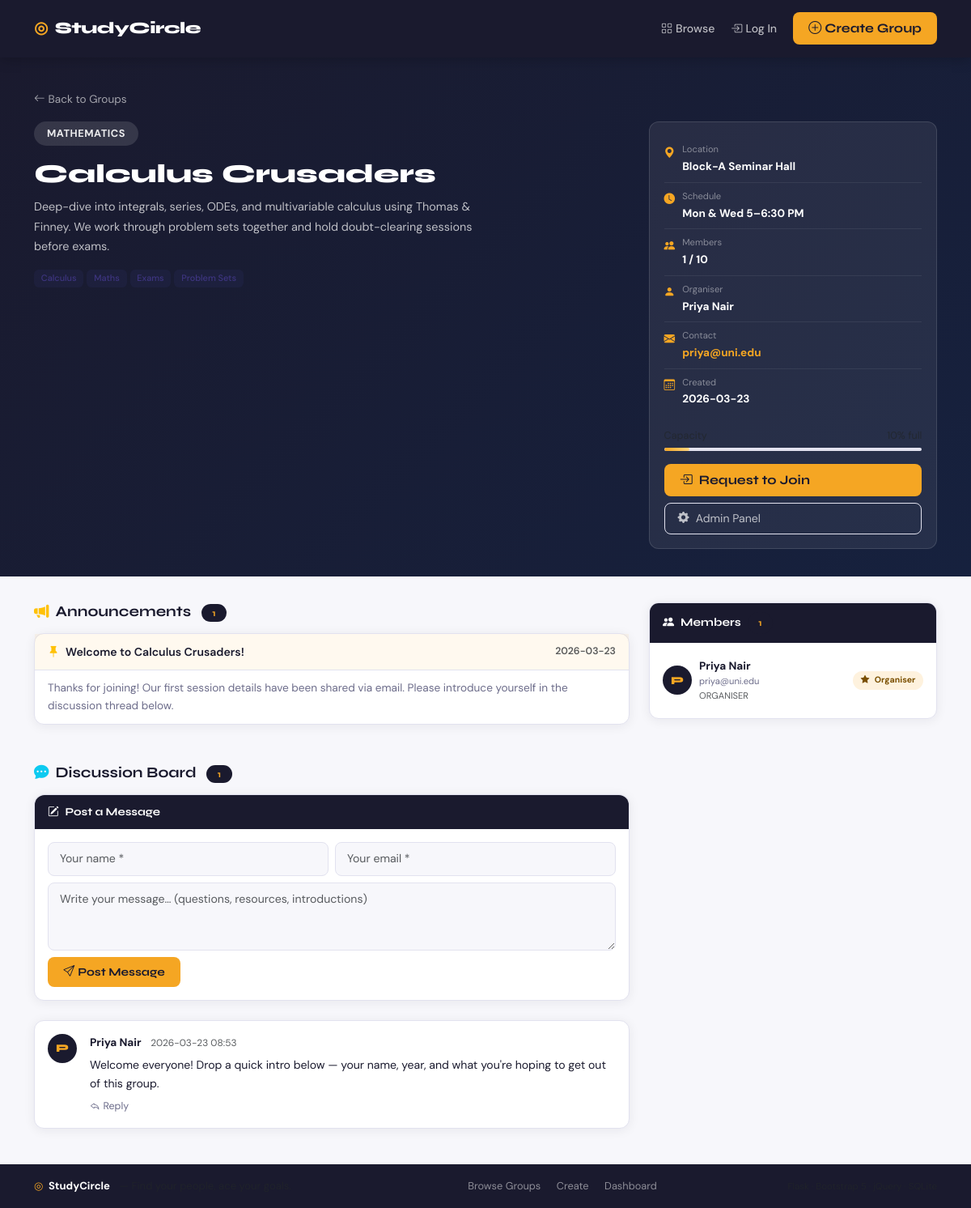
The page /group/2 on the database as committed earlier.
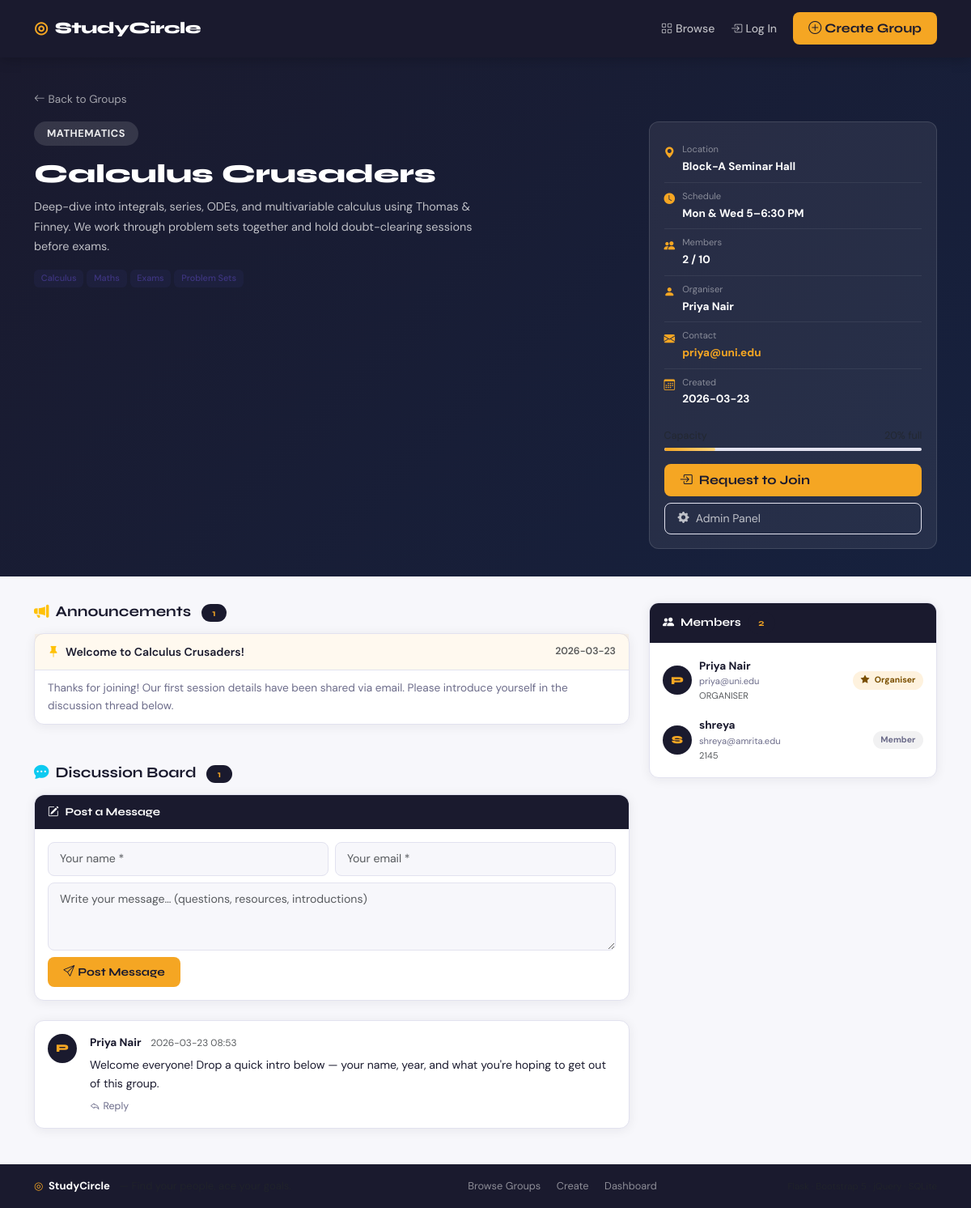
The same page on the database as committed later.
### tables this page shows
CREATE TABLE study_groups (
        id            INTEGER PRIMARY KEY AUTOINCREMENT,
        name          TEXT    NOT NULL,
        subject       TEXT    NOT NULL,
        description   TEXT    NOT NULL,
        location      TEXT    NOT NULL,
        schedule      TEXT    NOT NULL,
        max_members   INTEGER NOT NULL DEFAULT 10,
        organiser     TEXT    NOT NULL,
        contact_email TEXT    NOT NULL,
        tags          TEXT    DEFAULT '',
        status        TEXT    DEFAULT 'open',
        created_at    TEXT    NOT NULL
    );

CREATE TABLE announcements (
        id        INTEGER PRIMARY KEY AUTOINCREMENT,
        group_id  INTEGER NOT NULL REFERENCES study_groups(id) ON DELETE CASCADE,
        title     TEXT    NOT NULL,
        body      TEXT    NOT NULL,
        posted_at TEXT    NOT NULL
    );

CREATE TABLE discussions (
        id         INTEGER PRIMARY KEY AUTOINCREMENT,
        group_id   INTEGER NOT NULL REFERENCES study_groups(id) ON DELETE CASCADE,
        author     TEXT    NOT NULL,
        email      TEXT    NOT NULL,
        message    TEXT    NOT NULL,
        parent_id  INTEGER DEFAULT NULL,
        posted_at  TEXT    NOT NULL
    );

CREATE TABLE members (
        id            INTEGER PRIMARY KEY AUTOINCREMENT,
        group_id      INTEGER NOT NULL REFERENCES study_groups(id) ON DELETE CASCADE,
        full_name     TEXT    NOT NULL,
        email         TEXT    NOT NULL,
        student_id    TEXT    NOT NULL,
        role          TEXT    DEFAULT 'member',
        joined_at     TEXT    NOT NULL
    );

### app.py (the view)
@app.route("/group/<int:gid>")
def group_detail(gid):
    db    = get_db()
    group = db.execute("SELECT * FROM study_groups WHERE id=?", (gid,)).fetchone()
    if not group:
        abort(404)
    mc      = member_count(db, gid)
    pc      = pending_count(db, gid)
    members = db.execute(
        "SELECT * FROM members WHERE group_id=? ORDER BY role DESC, joined_at", (gid,)
    ).fetchall()
    announcements = db.execute(
        "SELECT * FROM announcements WHERE group_id=? ORDER BY posted_at DESC", (gid,)
    ).fetchall()
    top_posts = db.execute(
        "SELECT * FROM discussions WHERE group_id=? AND parent_id IS NULL ORDER BY posted_at DESC",
        (gid,)
    ).fetchall()
    replies_raw = db.execute(
        "SELECT * FROM discussions WHERE group_id=? AND parent_id IS NOT NULL ORDER BY posted_at",
        (gid,)
    ).fetchall()
    replies = {}
    for r in replies_raw:
        replies.setdefault(r["parent_id"], []).append(dict(r))
    is_organiser = (
        current_user() and
        current_user().lower() == group["contact_email"].lower()
    )
    return render_template("group_detail.html",
        group=dict(group), mc=mc, pc=pc,
        members=members, announcements=announcements,
        top_posts=top_posts, replies=replies,
        is_organiser=is_organiser)

### app.py (called while the page is built)
def get_db():
    if "db" not in g:
        g.db = sqlite3.connect(DB)
        g.db.row_factory = sqlite3.Row
        g.db.execute("PRAGMA foreign_keys = ON")
    return g.db

def member_count(db, gid):
    return db.execute(
        "SELECT COUNT(*) FROM members WHERE group_id=?", (gid,)
    ).fetchone()[0]

def pending_count(db, gid):
    return db.execute(
        "SELECT COUNT(*) FROM join_requests WHERE group_id=? AND status='pending'",
        (gid,)
    ).fetchone()[0]

def current_user():
    return session.get("user_email")

@app.context_processor
def inject_user():
    return {
        "current_user_email": current_user(),
        "current_user_name":  session.get("user_name"),
    }

### templates/group_detail.html (shortened to what this page needs)
{% extends "base.html" %}
{% block content %}
<section class="sc-detail-hero">
  <div class="container">
    <div class="mb-3">
      <a href="{{ url_for('index') }}" class="sc-back">
        <i class="bi bi-arrow-left me-1"></i>Back to Groups
      </a>
    </div>
    <div class="row g-4 align-items-start">
      <div class="col-lg-8">
        <span class="sc-sbadge-lg mb-2 d-inline-block">{{ group['subject'] }}</span>
        <h1 class="sc-dtitle mt-2">{{ group['name'] }}</h1>
        <p class="sc-ddesc">{{ group['description'] }}</p>
        {% if group['tags'] %}
          <div class="sc-tags mt-2">
            {% for tag in group['tags'].split(',') %}
              <a href="{{ url_for('index', tag=tag.strip()) }}" class="sc-tag">
                {{ tag.strip() }}
              </a>
            {% endfor %}
          </div>
        {% endif %}
      </div>
      <div class="col-lg-4">
        <div class="sc-info-card">
          <ul class="sc-info-list">
            <li>
              <i class="bi bi-geo-alt-fill"></i>
              <div><small>Location</small><strong>{{ group['location'] }}</strong></div>
            </li>
            <li>
              <i class="bi bi-clock-fill"></i>
              <div><small>Schedule</small><strong>{{ group['schedule'] }}</strong></div>
            </li>
            <li>
              <i class="bi bi-people-fill"></i>
              <div>
                <small>Members</small>
                <strong>{{ mc }} / {{ group['max_members'] }}</strong>
              </div>
            </li>
            <li>
              <i class="bi bi-person-fill"></i>
              <div><small>Organiser</small><strong>{{ group['organiser'] }}</strong></div>
            </li>
            <li>
              <i class="bi bi-envelope-fill"></i>
              <div>
                <small>Contact</small>
                <strong>
                  <a href="mailto:{{ group['contact_email'] }}" class="sc-mail-link">
                    {{ group['contact_email'] }}
                  </a>
                </strong>
              </div>
            </li>
            <li>
              <i class="bi bi-calendar3"></i>
              <div><small>Created</small><strong>{{ group['created_at'][:10] }}</strong></div>
            </li>
          </ul>
          <div class="mt-3">
            <div class="d-flex justify-content-between mb-1">
              <small class="text-muted">Capacity</small>
              <small class="text-muted">
                {% set pct = ((mc / group['max_members']) * 100)|int %}
              </small>
            </div>
            <div class="sc-prog">
              <div class="sc-prog-fill {% if mc >= group['max_members'] %}full{% endif %}"
                   style="width:{{ pct }}%"></div>
            </div>
          </div>
          <div class="mt-3 d-grid gap-2">
            {% if mc < group['max_members'] and group['status'] == 'open' %}
              <a href="{{ url_for('join_group', gid=group['id']) }}"
                 class="btn sc-btn-acc">
                <i class="bi bi-box-arrow-in-right me-2"></i>Request to Join
              </a>
            {% elif mc >= group['max_members'] %}
              <button class="btn sc-btn-acc" disabled>
                <i class="bi bi-lock-fill me-2"></i>Group Full
              </button>
            {% else %}
              <button class="btn sc-btn-acc" disabled>Group Closed</button>
            {% endif %}
            <a href="{{ url_for('admin_panel', gid=group['id']) }}"
               class="btn sc-btn-gear-lg">
              <i class="bi bi-gear-fill me-2"></i>Admin Panel
            </a>
          </div>
        </div>
      </div>
    </div>
  </div>
</section>
<section class="sc-dbody">
  <div class="container">
    <div class="row g-4">
      <div class="col-lg-8">
        <h2 class="sc-sec-title mb-3">
          <i class="bi bi-megaphone-fill me-2 text-warning"></i>Announcements
          <span class="sc-cnt-badge ms-2">{{ announcements|length }}</span>
        </h2>
        {% if announcements %}
          {% for ann in announcements %}
            <div class="sc-ann-card mb-3">
              <div class="sc-ann-hdr">
                <span><i class="bi bi-pin-fill me-2 text-warning"></i>{{ ann['title'] }}</span>
                <small class="text-muted">{{ ann['posted_at'][:10] }}</small>
              </div>
              <div class="sc-ann-body">{{ ann['body'] }}</div>
            </div>
          {% endfor %}
        {% else %}
          <div class="sc-empty-sm mb-4">
            <i class="bi bi-megaphone text-muted me-2"></i>
            No announcements yet.
          </div>
        {% endif %}
        <div id="discuss" class="mt-5">
          <h2 class="sc-sec-title mb-3">
            <i class="bi bi-chat-dots-fill me-2 text-info"></i>Discussion Board
            <span class="sc-cnt-badge ms-2">{{ top_posts|length }}</span>
          </h2>
          <div class="sc-discuss-form mb-4">
            <div class="sc-discuss-form-hdr">
              <i class="bi bi-pencil-square me-2"></i>Post a Message
            </div>
            <div class="sc-discuss-form-body">
              <form method="POST" action="{{ url_for('post_discussion', gid=group['id']) }}" id="discussForm">
                <div class="row g-2 mb-2">
                  <div class="col-md-6">
                    <input type="text" name="author" class="form-control sc-inp"
                           placeholder="Your name *" maxlength="80" required/>
                  </div>
                  <div class="col-md-6">
                    <input type="email" name="email" class="form-control sc-inp"
                           placeholder="Your email *" required/>
                  </div>
                </div>
                <textarea name="message" class="form-control sc-inp mb-2"
                          rows="3" placeholder="Write your message… (questions, resources, introductions)"
                          maxlength="1000" required></textarea>
                <button type="submit" class="btn sc-btn-acc btn-sm">
                  <i class="bi bi-send me-1"></i>Post Message
                </button>
              </form>
            </div>
          </div>
          {% if top_posts %}
            {% for post in top_posts %}
              <div class="sc-post" id="post-{{ post['id'] }}">
                <div class="d-flex align-items-start gap-3">
                  <div class="sc-av">{{ post['author'][0]|upper }}</div>
                  <div class="flex-grow-1">
                    <div class="sc-post-hdr">
                      <strong>{{ post['author'] }}</strong>
                      <small class="text-muted ms-2">{{ post['posted_at'][:16].replace('T',' ') }}</small>
                    </div>
                    <div class="sc-post-body">{{ post['message'] }}</div>
                    <button class="sc-reply-toggle mt-2"
                            data-pid="{{ post['id'] }}">
                      <i class="bi bi-reply me-1"></i>Reply
                    </button>
                  </div>
                </div>
              </div>
            {% endfor %}
          {% else %}
            <div class="sc-empty-sm">
              <i class="bi bi-chat text-muted me-2"></i>
              No messages yet. Start the conversation!
            </div>
          {% endif %}
        </div>
      </div>
      <div class="col-lg-4">
        <div class="sc-members-card">
          <div class="sc-members-hdr">
            <i class="bi bi-people-fill me-2"></i>Members
            <span class="sc-cnt-badge ms-2">{{ mc }}</span>
          </div>
          <div class="sc-members-body">
            {% if members %}
              {% for m in members %}
                <div class="sc-mrow">
                  <div class="sc-av">{{ m['full_name'][0]|upper }}</div>
                  <div class="sc-minfo">
                    <strong>{{ m['full_name'] }}</strong>
                    <small>{{ m['email'] }}</small>
                    <small class="text-muted">{{ m['student_id'] }}</small>
                  </div>
                  <span class="sc-rbadge {{ m['role'] }}">
                    {% if m['role'] == 'organiser' %}
                      <i class="bi bi-star-fill me-1"></i>
                    {% endif %}
                    {{ m['role']|title }}
                  </span>
                </div>
              {% endfor %}
            {% else %}
              <p class="text-muted p-3 mb-0">No members yet.</p>
            {% endif %}
          </div>
        </div>
      </div>
    </div>
  </div>
</section>
{% endblock %}

### templates/base.html (shortened to what this page needs)
<!DOCTYPE html>
<html lang="en">
<head>
  <link href="https://cdn.jsdelivr.net/npm/bootstrap@5.3.2/dist/css/bootstrap.min.css" rel="stylesheet"/>
  <link href="https://cdn.jsdelivr.net/npm/bootstrap-icons@1.11.3/font/bootstrap-icons.css" rel="stylesheet"/>
  <link rel="stylesheet" href="{{ url_for('static', filename='css/style.css') }}"/>
</head>
<body>
<nav class="navbar navbar-expand-lg sticky-top sc-nav">
  <div class="container">
    <a class="navbar-brand sc-brand" href="{{ url_for('index') }}">
      <span class="brand-dot">&#9678;</span> StudyCircle
    </a>
    <div class="collapse navbar-collapse" id="navMenu">
      <ul class="navbar-nav ms-auto align-items-lg-center gap-1">
        <li class="nav-item">
          <a class="nav-link sc-navlink {% if request.endpoint=='index' %}active{% endif %}"
             href="{{ url_for('index') }}">
            <i class="bi bi-grid me-1"></i>Browse
          </a>
        </li>
        <li class="nav-item">
          {% if current_user_email %}
          <a class="nav-link sc-navlink" href="{{ url_for('dashboard') }}">
           <i class="bi bi-person-circle me-1"></i>{{ current_user_name }}
          </a>
          <a class="nav-link sc-navlink" href="{{ url_for('logout') }}">
          <i class="bi bi-box-arrow-right me-1"></i>Logout
          </a>
          {% else %}
         <a class="nav-link sc-navlink" href="{{ url_for('login') }}">
         <i class="bi bi-box-arrow-in-right me-1"></i>Log In
         </a>
          {% endif %}
        </li>
        <li class="nav-item ms-lg-2">
          <a class="btn sc-btn-acc" href="{{ url_for('create') }}">
            <i class="bi bi-plus-circle me-1"></i>Create Group
          </a>
        </li>
      </ul>
    </div>
  </div>
</nav>
<main>{% block content %}{% endblock %}</main>
<footer class="sc-footer mt-auto">
  <div class="container">
    <div class="row align-items-center py-3">
      <div class="col-md-5">
        <span class="brand-dot">&#9678;</span>
        <strong>StudyCircle</strong>
        <span class="ms-2 text-muted">— Find your people, ace your goals.</span>
      </div>
      <div class="col-md-4 text-md-center mt-2 mt-md-0">
        <a href="{{ url_for('index') }}" class="sc-foot-link me-3">Browse Groups</a>
        <a href="{{ url_for('create') }}" class="sc-foot-link me-3">Create</a>
        <a href="{{ url_for('dashboard') }}" class="sc-foot-link">Dashboard</a>
      </div>
      <div class="col-md-3 text-md-end mt-2 mt-md-0">
        <small class="text-muted">Flask &middot; Bootstrap 5 &middot; jQuery &middot; SQLite</small>
      </div>
    </div>
  </div>
</footer>
</body>
</html>

Rows that differ between the two databases and show on the page:
added members: full_name "S", full_name "shreya", email "shreya@amrita.edu", student_id "2145", role "Member"
Other text that changed with them:
{{ mc }}: "1" → "2"
{{ pct }}: 10 → 20 (drawn)
